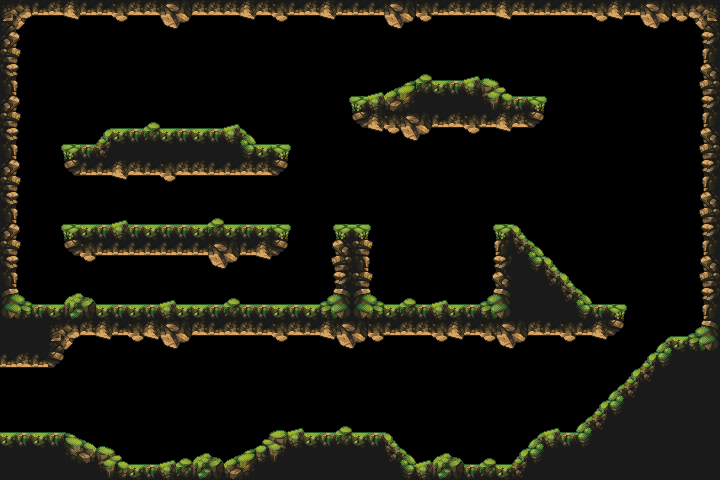

Rendered tile map (Tiled .tmx) drawn with the repository's tilesets; below, a short description and the map source with its tile grids summarised:
An orthogonal 45x30 tile map with 16x16 px tiles, 5 tile layers (collision, background2, background1, foreground2, ...), 2 tilesets.

<map version="1.0" orientation="orthogonal" renderorder="right-down" width="45" height="30" tilewidth="16" tileheight="16" nextobjectid="2">
 <tileset firstgid="1" name="collision" tilewidth="16" tileheight="16" tilecount="7" columns="7">
  <image source="collision.png" width="112" height="16" />
 </tileset>
 <tileset firstgid="8" name="cave" tilewidth="16" tileheight="16" tilecount="132" columns="6">
  <image source="cave.png" width="96" height="352" />
 </tileset>
 <layer name="collision" width="45" height="30">
  <data>[1350 cells, 433 non-empty, 7 distinct tile ids]</data>
 </layer>
 <layer name="background2" width="45" height="30">
  <data>[1350 cells, 0 non-empty, 0 distinct tile ids]</data>
 </layer>
 <layer name="background1" width="45" height="30">
  <data>[1350 cells, 0 non-empty, 0 distinct tile ids]</data>
 </layer>
 <layer name="foreground2" width="45" height="30">
  <data>[1350 cells, 0 non-empty, 0 distinct tile ids]</data>
 </layer>
 <layer name="foreground1" width="45" height="30">
  <data>[1350 cells, 581 non-empty, 89 distinct tile ids]</data>
 </layer>
</map>
